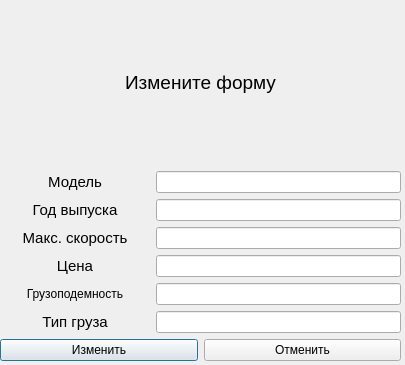
<?xml version="1.0" encoding="UTF-8"?>
<ui version="4.0">
 <class>editLorryWindow</class>
 <widget class="QDialog" name="editLorryWindow">
  <property name="geometry">
   <rect>
    <x>0</x>
    <y>0</y>
    <width>405</width>
    <height>365</height>
   </rect>
  </property>
  <property name="minimumSize">
   <size>
    <width>405</width>
    <height>365</height>
   </size>
  </property>
  <property name="maximumSize">
   <size>
    <width>405</width>
    <height>365</height>
   </size>
  </property>
  <property name="windowTitle">
   <string>Dialog</string>
  </property>
  <widget class="QWidget" name="layoutWidget">
   <property name="geometry">
    <rect>
     <x>0</x>
     <y>0</y>
     <width>401</width>
     <height>361</height>
    </rect>
   </property>
   <layout class="QGridLayout" name="gridLayout">
    <item row="5" column="0">
     <layout class="QHBoxLayout" name="horizontalLayout_8">
      <item>
       <widget class="QLabel" name="label_6">
        <property name="minimumSize">
         <size>
          <width>150</width>
          <height>0</height>
         </size>
        </property>
        <property name="maximumSize">
         <size>
          <width>150</width>
          <height>16777215</height>
         </size>
        </property>
        <property name="font">
         <font>
          <pointsize>9</pointsize>
         </font>
        </property>
        <property name="text">
         <string>Грузоподемность</string>
        </property>
        <property name="alignment">
         <set>Qt::AlignCenter</set>
        </property>
       </widget>
      </item>
      <item>
       <widget class="QLineEdit" name="LCargoCaplineEdit_2"/>
      </item>
     </layout>
    </item>
    <item row="2" column="0">
     <layout class="QHBoxLayout" name="horizontalLayout_9">
      <item>
       <widget class="QLabel" name="label_8">
        <property name="minimumSize">
         <size>
          <width>150</width>
          <height>0</height>
         </size>
        </property>
        <property name="maximumSize">
         <size>
          <width>150</width>
          <height>16777215</height>
         </size>
        </property>
        <property name="font">
         <font>
          <pointsize>11</pointsize>
         </font>
        </property>
        <property name="text">
         <string>Год выпуска</string>
        </property>
        <property name="alignment">
         <set>Qt::AlignCenter</set>
        </property>
       </widget>
      </item>
      <item>
       <widget class="QLineEdit" name="LYearlineEdit_2"/>
      </item>
     </layout>
    </item>
    <item row="6" column="0">
     <layout class="QHBoxLayout" name="horizontalLayout_10">
      <item>
       <widget class="QLabel" name="label_9">
        <property name="minimumSize">
         <size>
          <width>150</width>
          <height>0</height>
         </size>
        </property>
        <property name="maximumSize">
         <size>
          <width>150</width>
          <height>16777215</height>
         </size>
        </property>
        <property name="font">
         <font>
          <pointsize>11</pointsize>
         </font>
        </property>
        <property name="text">
         <string>Тип груза</string>
        </property>
        <property name="alignment">
         <set>Qt::AlignCenter</set>
        </property>
       </widget>
      </item>
      <item>
       <widget class="QLineEdit" name="LTypelineEdit_2"/>
      </item>
     </layout>
    </item>
    <item row="3" column="0">
     <layout class="QHBoxLayout" name="horizontalLayout_11">
      <item>
       <widget class="QLabel" name="label_10">
        <property name="minimumSize">
         <size>
          <width>150</width>
          <height>0</height>
         </size>
        </property>
        <property name="maximumSize">
         <size>
          <width>150</width>
          <height>16777215</height>
         </size>
        </property>
        <property name="font">
         <font>
          <pointsize>11</pointsize>
         </font>
        </property>
        <property name="text">
         <string>Макс. скорость</string>
        </property>
        <property name="alignment">
         <set>Qt::AlignCenter</set>
        </property>
       </widget>
      </item>
      <item>
       <widget class="QLineEdit" name="LSpeedlineEdit_2"/>
      </item>
     </layout>
    </item>
    <item row="4" column="0">
     <layout class="QHBoxLayout" name="horizontalLayout_12">
      <item>
       <widget class="QLabel" name="label_11">
        <property name="minimumSize">
         <size>
          <width>150</width>
          <height>0</height>
         </size>
        </property>
        <property name="maximumSize">
         <size>
          <width>150</width>
          <height>16777215</height>
         </size>
        </property>
        <property name="font">
         <font>
          <pointsize>11</pointsize>
         </font>
        </property>
        <property name="text">
         <string>Цена</string>
        </property>
        <property name="alignment">
         <set>Qt::AlignCenter</set>
        </property>
       </widget>
      </item>
      <item>
       <widget class="QLineEdit" name="LCostlineEdit_2"/>
      </item>
     </layout>
    </item>
    <item row="7" column="0">
     <layout class="QHBoxLayout" name="horizontalLayout_13">
      <item>
       <widget class="QPushButton" name="editCPushButton_2">
        <property name="text">
         <string>Изменить</string>
        </property>
       </widget>
      </item>
      <item>
       <widget class="QPushButton" name="BackCPushButton_2">
        <property name="text">
         <string>Отменить</string>
        </property>
       </widget>
      </item>
     </layout>
    </item>
    <item row="1" column="0">
     <layout class="QHBoxLayout" name="horizontalLayout_14">
      <item>
       <widget class="QLabel" name="label_12">
        <property name="minimumSize">
         <size>
          <width>150</width>
          <height>0</height>
         </size>
        </property>
        <property name="maximumSize">
         <size>
          <width>150</width>
          <height>16777215</height>
         </size>
        </property>
        <property name="font">
         <font>
          <pointsize>11</pointsize>
         </font>
        </property>
        <property name="text">
         <string>Модель</string>
        </property>
        <property name="alignment">
         <set>Qt::AlignCenter</set>
        </property>
       </widget>
      </item>
      <item>
       <widget class="QLineEdit" name="LModellineEdit_2"/>
      </item>
     </layout>
    </item>
    <item row="0" column="0">
     <widget class="QLabel" name="label_13">
      <property name="font">
       <font>
        <pointsize>14</pointsize>
       </font>
      </property>
      <property name="layoutDirection">
       <enum>Qt::LeftToRight</enum>
      </property>
      <property name="text">
       <string>Измените форму</string>
      </property>
      <property name="alignment">
       <set>Qt::AlignCenter</set>
      </property>
     </widget>
    </item>
   </layout>
  </widget>
 </widget>
 <resources/>
 <connections/>
</ui>
